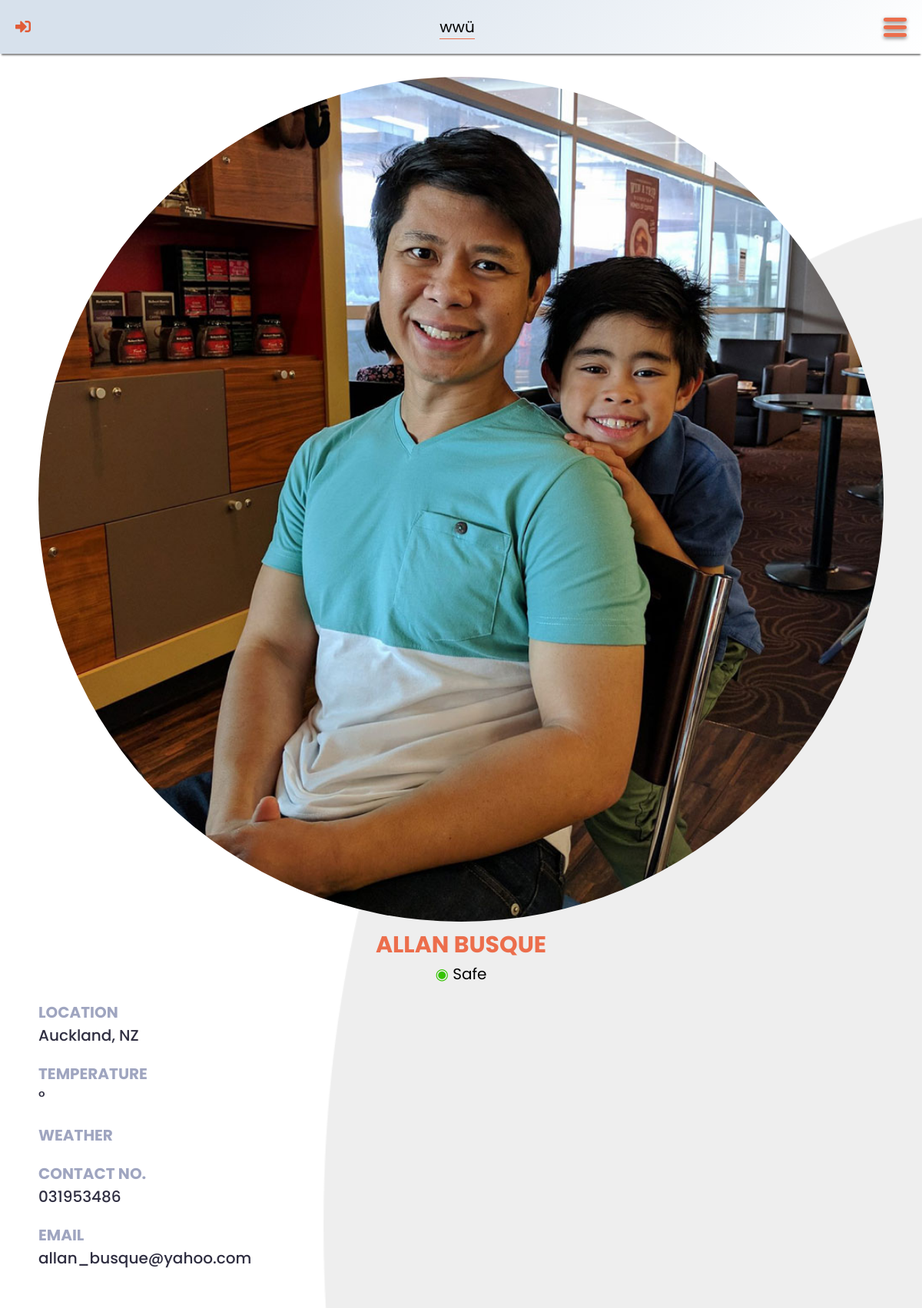
/friend.php?friend-id=4, run on the app's committed database.
### tables this page shows
CREATE TABLE `user` (
	`user_id` INT UNSIGNED AUTO_INCREMENT PRIMARY KEY,
	`fname` VARCHAR(50) NOT NULL,
	`lname` VARCHAR(50) NOT NULL,
	`contact_no` CHAR(13) NOT NULL,
	`location` VARCHAR(50) NOT NULL,
	`email` VARCHAR(100) NOT NULL UNIQUE,
	`password` VARCHAR(255) NOT NULL,
	`profile_picture` CHAR(12) DEFAULT 'default.jpg' NOT NULL ,
	`status` ENUM('Safe', 'Moderately Affected', 'Severely Affected') DEFAULT 'Safe' NOT NULL
);

### src/header.php (called while the page is built, shortened)
<?php
	if (isset($_SESSION["account-verified"])) {
		$user_id = $_SESSION["account-verified"];
		require_once "config/config.php";
		require_once "lib/database-handler.php";
		require_once "models/User.php";
		$user = new User();
		$account = $user->getUser($user_id);
		$fname = $account->fname;
		$location = $account->location;
		$icon = "out";
		$logInLogOut = "src/sign-out.php";
	}
	else {
		$user_id = $location = "";
		$fname = "wwü";
		$icon = "in";
	}
?>

### lib/database-handler.php (called while the page is built, shortened)
<?php
class Database {
	private $host = DB_HOST;
	private $dbname = DB_NAME;
	private $charset = DB_CHARSET;
	private $user = DB_USER;
	private $password = DB_PASSWORD;
	private $dbh;
	private $stmt;
	public function __construct() {
		$dsn = "mysql:host=".$this->host.";charset=".$this->charset.";dbname=".$this->dbname;
		$options = array (
			PDO::ATTR_PERSISTENT => true,
			PDO::ATTR_ERRMODE => PDO::ERRMODE_EXCEPTION,
			PDO::ATTR_ORACLE_NULLS => PDO::NULL_NATURAL
		);
		try {
			$this->dbh = new PDO($dsn, $this->user, $this->password, $options);
		}
		catch (PDOException $e) {
			$this->error = $e->getMessage()." in ".$e->getFile()." on line ".$e->getLine();
			$this->terminate();
		}
	}
	public function query($query) {
		$this->stmt = $this->dbh->prepare($query);
	}
	public function bind($param, $value, $type = null) {
		if (is_null($type)) {
			switch (true) {
				default:
					$type = PDO::PARAM_STR;
			}
		}
		$this->stmt->bindValue($param, $value, $type);
	}
	public function execute($message = "", $redirect = "") {
		try {
			return $this->stmt->execute();
		}
		catch (PDOException $e) {
			$this->logFile = "../src/log.txt";
			$this->error = $e->getMessage()." in ".$e->getFile()." on line ".$e->getLine();
			$this->logError();
		}
		finally {
			if ($redirect !== "") {
				$this->confirmQuery($message, $redirect);
			}
		}
	}
	public function resultRecord() {
		$this->execute();
		return $this->stmt->fetch(PDO::FETCH_OBJ);
	}
}

### models/User.php (called while the page is built, shortened)
<?php
class User {
	protected $db;
	public function __construct() {
		$this->db = new Database();
	}
	public function getUser($id) {
		$this->db->query("SELECT * FROM `user` WHERE `user_id` = ?");
		$this->db->bind(1, $id);
		return $this->db->resultRecord();
	}
}

### friend.php (the view, shortened to what this page needs)
<?php
	require_once "src/header.php";
	if (isset($_GET["friend-id"])) {
		$friend_id = $_GET["friend-id"];
		require_once "lib/database-handler.php";
		require_once "models/User.php";
		$user = new User();
		$f = $user->getUser($friend_id);
	}
	else {
		echo "<script>alert('Sorry, something went wrong!');</script>";
		echo "<script>window.location.href = 'friends.php'</script>";
	}
?>
<!DOCTYPE html>
<html lang="en">
<head>
	<link rel="stylesheet" type="text/css" href="css/all.min.css" />
	<link rel="stylesheet" type="text/css" href="css/general.css" />
	<link rel="stylesheet" type="text/css" href="css/outer-navigation-menu.css" />
	<link rel="stylesheet" type="text/css" href="css/weather-status.css" />
	<link rel="stylesheet" type="text/css" href="css/friend.css" />
</head>
<body>
	<header>
		<a href="login.html" class="fas fa-sign-<?php echo $icon; ?>-alt"></a>
		<div class="data">
			<p id="fname" data-user-id="<?php echo $user_id; ?>"><?php echo $fname; ?></p>
			<p id="location"><?php echo $location; ?></p>
		</div>
		<label for="check-menu" class="menu-button"><div class="menu-lines"></div></label>
	</header>
	<main>
		<section id="friend">
			<img src="img/profile-pictures/<?php echo $f->profile_picture; ?>" alt="Profile Picture" />
			<h2><?php echo $f->fname." ".$f->lname; ?></h2>
			<div class="center">
				<span class="status <?php echo str_replace(" ", "-", strtolower($f->status)); ?>">&#9673;</span>
				<?php echo $f->status; ?>
			</div>
			<div id="friend-data">
				<div class="item">
					<div class="label">Location</div>
					<div id="friend-location" class="value"><?php echo $f->location; ?></div>
				</div>
				<div class="item">
					<div class="label">Temperature</div>
					<div id="temperature" class="value"><span class="value"></span>&#176; <span class="unit"></span></div>
				</div>
				<div class="item">
					<div class="label">Weather</div>
				</div>
				<div class="item">
					<div class="label">Contact No.</div>
					<div class="value"><a href="tel:<?php echo $f->contact_no; ?>"><?php echo $f->contact_no; ?></a></div>
				</div>
				<div class="item">
					<div class="label">Email</div>
					<div class="value"><a href="mailto:<?php echo $f->email; ?>"><?php echo $f->email; ?></a></div>
				</div>
			</div>
		</section>
	</main>
</body>
</html>

### css/general.css (style rules this page uses)
:root { --cadet-blue: #9fa5c0; --charade: #2f2e41; --dark-orange: #e15c38; --green: #34c300; --gun-powder: #3f3f56; --light-gray: #d3d3d3; --orange: #ec6e4c; --red: #ff0000; --saffron: #f5d23b; --sandy-brown: #f2a65a; --tall-poppy: #b2272b; }
* { -webkit-tap-highlight-color: transparent; box-sizing: border-box; font-family: "Poppins", sans-serif; margin: 0; padding: 0; }
h2 { color: var(--orange); font-weight: 700; margin: 0 0 10px 0; text-align: center; text-transform: uppercase; }
body { padding: env(safe-area-inset-top, 0px) env(safe-area-inset-right, 0px) env(safe-area-inset-bottom, 0px) env(safe-area-inset-left, 0px); font-size: 20px; }

### css/outer-navigation-menu.css (style rules this page uses)
header { align-items: center; background-image: linear-gradient(315deg, #ffffff 0%, #d7e1ec 74%); box-shadow: 0 4px 2px -2px gray; display: flex; height: 70px; justify-content: space-between; padding: 20px; position: fixed; top: 0; width: 100%; z-index: 20; }
header a { text-decoration: none; }
header .fas { color: var(--dark-orange); font-size: 20px; }
header .data p { margin: 0; text-align: center; }
#location { border-top: 1px solid var(--orange); color: var(--charade); font-family: "Baloo 2", sans-serif; font-size: 28px; font-weight: 700; line-height: 30px; margin-top: 2px; margin: 0; text-transform: uppercase; }
.menu-lines, .menu-lines::before, .menu-lines::after { background-color: var(--orange); border-radius: 5px; box-shadow: 0 2px 5px gray; height: 5px; transition: all 0.5s ease-in-out; width: 30px; }
.menu-lines::before, .menu-lines::after { content: ""; display: block; position: absolute; }
.menu-lines::before { transform: translateY(-10px); }
.menu-lines::after { transform: translateY(10px); }
section { padding: 100px 50px; }

### css/weather-status.css (style rules this page uses)
.safe { color: var(--green); }

### css/friend.css (style rules this page uses)
main { background-image: url("../img/light-gray-background.png"); background-position: center center; background-repeat: no-repeat; background-size: cover; }
section { padding: 100px 50px 50px 50px; }
.center { text-align: center; }
#friend img { border-radius: 50%; width: 100%; }
h2 { margin-bottom: 0; }
.status { text-align: center; }
div.label { color: var(--cadet-blue); font-weight: bold; margin-top: 20px; text-transform: uppercase; }
div.value { color: var(--charade); font-weight: 500; }
a { color: inherit; text-decoration: none; }

### data on the page
user: profile_picture (picture), fname "ALLAN", lname "BUSQUE", status "Safe", location "Auckland, NZ", contact_no "031953486", email "allan_busque@yahoo.com"

### other printed values
$fname "wwü"
